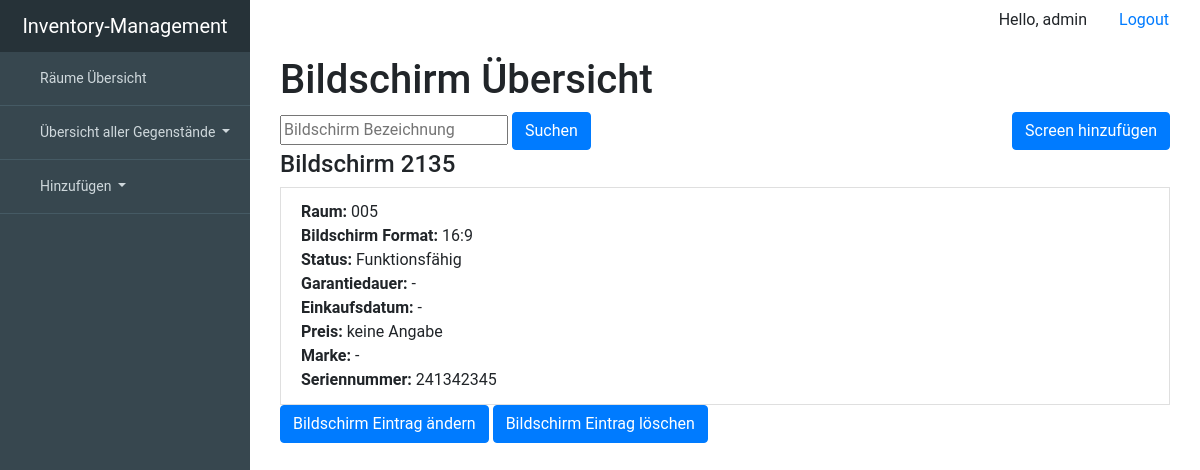
/screen/all (signed in), run on an earlier commit of the app's database.
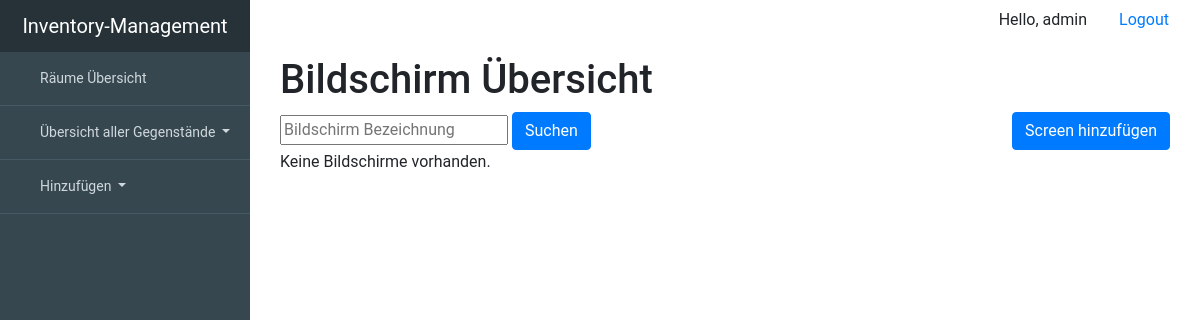
And on a later commit of the database.
### inventory_managementsentials/models.py (models this page shows, shortened)
class Device(models.Model):
    room = models.ForeignKey('Room', null=True, blank=True, on_delete=models.SET_NULL)
    description = models.CharField(max_length=99, unique=True, primary_key=True)
    working = 'working'
    broken = 'broken'
    status_choice = [(working, "working"), (broken, "broken")]
    status = models.CharField(choices=status_choice, max_length=7, blank=True, null=True)
    serialnumber = models.CharField(max_length=99, blank=True, null=True)
    warranty_period = models.IntegerField(blank=True, null=True)
    date_of_purchase = models.DateTimeField(blank=True, null=True)
    price = models.IntegerField(blank=True, null=True)
    brand = models.ForeignKey(Brand, on_delete=models.SET_NULL, blank=True, null=True)
    class Meta:
        abstract = True

class Screen(Device):
    format43 = '4:3'
    format169 = '16:9'
    format1610 = '16:10'
    format219 = '21:9'
    screen_format_choice = [(format43, '4:3'), (format169, '16:9'), (format1610, '16:10'),
                            (format219, '21:9')]
    screen_format = models.CharField(choices=screen_format_choice, max_length=5, blank=True, null=True)
    class Meta:
        verbose_name = "Screen"
        verbose_name_plural = "Screens"

class Room(models.Model):
    description = models.CharField(max_length=99, unique=True, primary_key=True)
    location = models.ForeignKey('Location', null=True, on_delete=models.SET_NULL, blank=True)
    blackboard = models.BooleanField(blank=True, null=True)
    chair = models.DecimalField(blank=True, max_digits=3, decimal_places=0, null=True)
    table = models.DecimalField(blank=True, max_digits=3, decimal_places=0, null=True)
    def __str__(self):
        return self.description
    class Meta:
        verbose_name = "room"
        verbose_name_plural = "rooms"

### inventory_managementsentials/views.py (the view)
# urls.py: url(r'^screen/all$', views.ScreenView.as_view(), name='ScreenView'),
class ScreenView(LoginRequiredMixin, generic.ListView):
    login_url = 'inventory_managementsentials:login'
    template_name = 'inventory_managementsentials/all/all_screens.html'
    context_object_name = 'screen_list'
    def get_queryset(self):
        filter_description = self.request.GET.get('screen_description', None)
        if filter_description is not None:
            return Screen.objects.filter(description__icontains=filter_description)
        else:
            return Screen.objects.order_by('description')

### inventory_managementsentials/templates/inventory_managementsentials/all/all_screens.html (shortened to what this page needs)
{% extends "inventory_managementsentials/base.html" %}
{% block content %}
    <div class="container">
        <header>
            <div class="editor-indent">
                <div class="inner">
                    <h1>Bildschirm Übersicht </h1>
                </div>
            </div>
        </header>
        <form method="GET" action="/screen/all">
                <input type="text" name="screen_description" placeholder="Bildschirm Bezeichnung">
                <button type="submit" class="btn btn-primary">Suchen</button>
                <a href='/add/screen/' class="btn btn-primary"style="float:right">Screen hinzufügen</a>
            </form>
        <div class="whatever_else_you_need">
            {% if screen_list %}
                {% for screen in screen_list %}
                    <div class="list-group">
                        <h4 class="list-group-itemlist-group-item-action active">Bildschirm {{ screen.description }}</h4>
                        <a class="list-group-item list-group-item-action">
                            <strong>Raum: </strong>{{ screen.room|default_if_none:'-' }}<br>
                            <strong>Bildschirm Format:</strong>
                            {{ screen.screen_format }}<br>
                            <strong>Status:</strong>
                        {% if screen.status == 'working' %}
                            Funktionsfähig
                        {% elif screen.status == 'broken' %}
                            <strong>Defekt</strong>
                        {% else %}
                            -
                        {% endif %}<br>
                            <strong>Garantiedauer:</strong>
                        {% if screen.warranty_period %}
                            {{ screen.warranty_period }} Jahre
                        {% else %}
                            -
                        {% endif %}
                        <br>
                            <strong>Einkaufsdatum:</strong> {{ screen.date_of_purchase|default_if_none:'-' }}<br>
                            <strong>Preis:</strong>
                        {% if screen.price %}
                            {{ screen.price}}€
                        {% else %}
                            keine Angabe
                        {% endif %}
                        <br>
                            <strong>Marke:</strong> {{ screen.brand|default_if_none:'-'}}<br>
                            <strong>Seriennummer: </strong> {{ screen.serialnumber|default_if_none:'-'}}<br>
                        </a>
                        <div>
                            <a href='/update/screen/{{ screen.description }}' class="btn btn-primary">Bildschirm Eintrag ändern</a>
                            <a href='/delete/screen/{{ screen.description }}' class="btn btn-primary">Bildschirm Eintrag löschen</a>
                        </div>
                   </div>
                {% endfor %}
        </div>
            {% else %}
                <p>Keine Bildschirme vorhanden.</p>
            {% endif %}
    </div>
{% endblock %}

What changed in the data, as far as the page shows it:
removed Screen: description "2135", room "005", screen_format "16:9", status "Funktionsfähig", date_of_purchase "-", shows "keine Angabe", brand "-", serialnumber "241342345"
Also different on the page:
text now shown: "Keine Bildschirme vorhanden."
